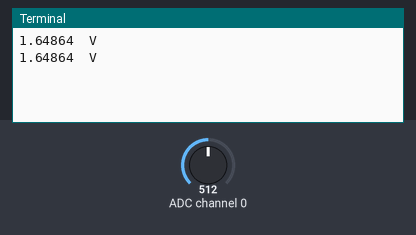
A program run on a simulated Raspberry Pi (BCM pin numbers). Parts: the last lines printed to the terminal. The test bench sets the inputs (shaded band); at power-on: ADC channel 0 = 512 (analog values on the 0–1023 scale).

Above: at 1.2 s.
1.3 s: ADC channel 0 set to 716
At 2.3 s:
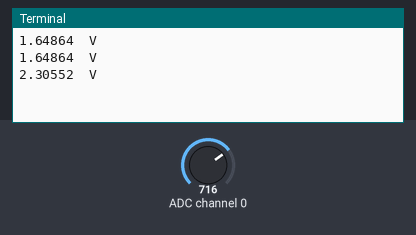
2.8 s: ADC channel 0 set to 900
At 3.8 s:
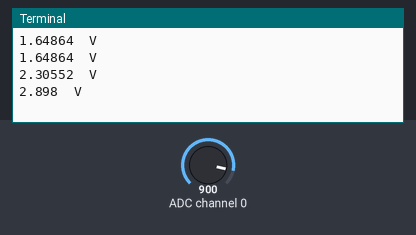
Timing chart, 0 to 5.8 s (numbered marks = the images above; inputs shaded):
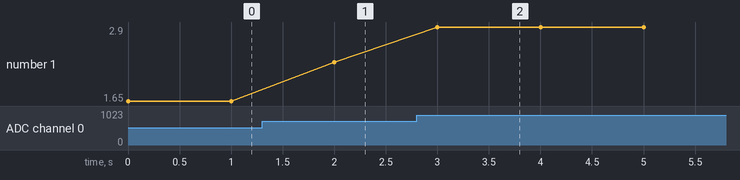

The program:

wasser.py
```python
#!/usr/bin/python3
# Datei wasser.py
import spidev
import time
spi = spidev.SpiDev()
spi.open(0,1)
while True:
    antwort = spi.xfer([1,128,0])
    if 0 <= antwort[1] <=3:
        wert = ((antwort[1] * 256) + antwort[2]) * 0.00322
        print(wert ," V")
        time.sleep(1)
```

Measured:
- after the input at 1.3 s, the terminal: prints a new line after 0.70 s (image 1)
- after the input at 2.8 s, the terminal: prints a new line after 0.20 s (image 2)
- plotted number 1: 1.65 → 2.31 after the input at 1.3 s, 2.31 → 2.9 after the input at 2.8 s
